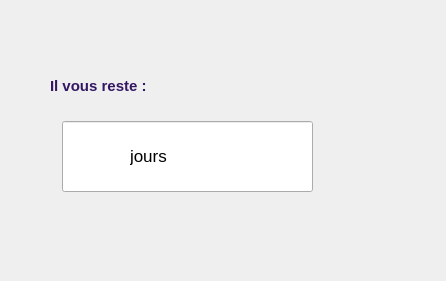
<?xml version="1.0" encoding="UTF-8"?>
<ui version="4.0">
 <class>Date_fin</class>
 <widget class="QDialog" name="Date_fin">
  <property name="geometry">
   <rect>
    <x>0</x>
    <y>0</y>
    <width>446</width>
    <height>281</height>
   </rect>
  </property>
  <property name="windowTitle">
   <string>Dialog</string>
  </property>
  <property name="styleSheet">
   <string notr="true">#Date_fin
{
background-image:url(:/img/ressources/img/bg.png);
}</string>
  </property>
  <widget class="QLineEdit" name="dateFin">
   <property name="geometry">
    <rect>
     <x>62</x>
     <y>121</y>
     <width>251</width>
     <height>71</height>
    </rect>
   </property>
   <property name="font">
    <font>
     <pointsize>13</pointsize>
    </font>
   </property>
  </widget>
  <widget class="QLabel" name="label">
   <property name="geometry">
    <rect>
     <x>50</x>
     <y>60</y>
     <width>241</width>
     <height>51</height>
    </rect>
   </property>
   <property name="font">
    <font>
     <pointsize>-1</pointsize>
     <weight>75</weight>
     <bold>true</bold>
    </font>
   </property>
   <property name="styleSheet">
    <string notr="true">color:#341763;
font-size:15px;</string>
   </property>
   <property name="text">
    <string>Il vous reste :</string>
   </property>
  </widget>
  <widget class="QLabel" name="label_2">
   <property name="geometry">
    <rect>
     <x>130</x>
     <y>140</y>
     <width>201</width>
     <height>31</height>
    </rect>
   </property>
   <property name="font">
    <font>
     <pointsize>13</pointsize>
    </font>
   </property>
   <property name="text">
    <string>jours</string>
   </property>
  </widget>
 </widget>
 <resources/>
 <connections/>
</ui>
